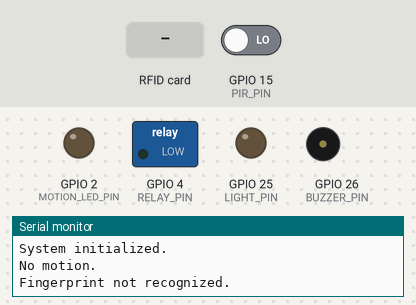
This sketch was run on a simulated ESP32. Shown: switched loads named in the sketch (green lamp = pin HIGH), output pins drawn as LEDs (lit = HIGH), buzzer (waves = sounding, pin HIGH), the last lines printed to the serial monitor. The test bench sets the inputs (shaded band); at power-on: GPIO 15 (PIR_PIN) LOW. WiFi joins after 1.5 s; servers stay silent unless stated.

Above: at 2.7 s.
2.8 s: GPIO 15 (PIR_PIN) driven HIGH
At 4.8 s:
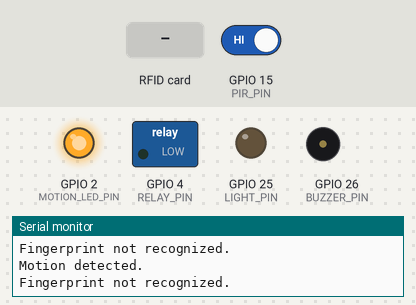
5.1 s: RFID card 13 E5 38 2D held to the reader
At 5.8 s:
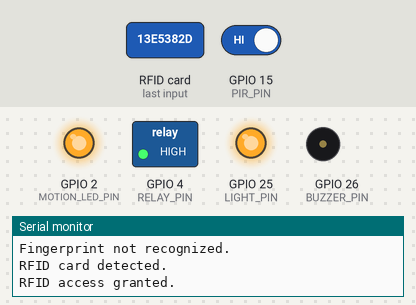
Timing chart, 0 to 12.3 s (numbered marks = the images above; inputs shaded):
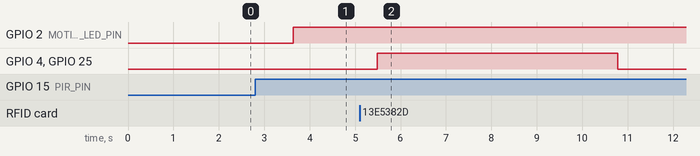

Measured:
- after the input at 2.8 s, GPIO 2 (MOTION_LED_PIN): LOW → HIGH after 0.84 s
- after the input at 5.1 s, GPIO 4 (RELAY_PIN), GPIO 25 (LIGHT_PIN): LOW → HIGH after 0.39 s, → LOW 5.3 s later

The sketch:

Smart_Lock.ino
```cpp
#include <WiFi.h>
#include <Adafruit_Fingerprint.h>
#include <SPI.h>
#include <MFRC522.h>
#include <FirebaseESP32.h>

// Wi-Fi credentials
const char* ssid = "Be Kind P403";
const char* password = "bekindp4033";

// Firebase configuration
#define FIREBASE_HOST "smartlock-684eb.firebaseio.com"
#define FIREBASE_AUTH "WOfqX0Sbf5BlGa55bEU07ux9SwngtlW8S2ycukay"

FirebaseData firebaseData; // Firebase data object

// Pin definitions
#define RELAY_PIN 4
#define LIGHT_PIN 25
#define BUZZER_PIN 26
#define PIR_PIN 15
#define MOTION_LED_PIN 2

// RFID Pin definitions
#define RST_PIN 22
#define SDA_PIN 21
byte validUID[4] = {0x13, 0xE5, 0x38, 0x2D};

// Fingerprint sensor pins
#define MODEM_RX 16
#define MODEM_TX 17
Adafruit_Fingerprint finger = Adafruit_Fingerprint(&Serial2);

// RFID reader
MFRC522 rfid(SDA_PIN, RST_PIN);

void setup() {
  Serial.begin(9600);
  while (!Serial);

  // Connect to Wi-Fi
  connectWiFi();

  // Firebase initialization
  Firebase.begin(FIREBASE_HOST, FIREBASE_AUTH);
  Firebase.reconnectWiFi(true);

  // Initialize fingerprint sensor
  Serial2.begin(57600, SERIAL_8N1, MODEM_RX, MODEM_TX);
  if (finger.verifyPassword()) {
    Serial.println("Fingerprint sensor ready.");
  } else {
    Serial.println("Fingerprint sensor not found!");
    while (1) { delay(1); }
  }

  // Initialize RFID reader
  SPI.begin();
  rfid.PCD_Init();

  // Configure pins
  pinMode(RELAY_PIN, OUTPUT);
  pinMode(LIGHT_PIN, OUTPUT);
  pinMode(BUZZER_PIN, OUTPUT);
  pinMode(PIR_PIN, INPUT);
  pinMode(MOTION_LED_PIN, OUTPUT);

  // Set default pin states
  digitalWrite(RELAY_PIN, LOW);
  digitalWrite(LIGHT_PIN, LOW);
  digitalWrite(BUZZER_PIN, LOW);

  Serial.println("System initialized.");
}

void loop() {
  // Handle motion detection
  handleMotion();

  // Handle fingerprint authentication
  handleFingerprint();

  // Handle RFID authentication
  handleRFID();

  delay(500);  // Delay for stability
}

void connectWiFi() {
  Serial.print("Connecting to Wi-Fi: ");
  Serial.println(ssid);

  WiFi.begin(ssid, password);
  while (WiFi.status() != WL_CONNECTED) {
    delay(500);
    Serial.print(".");
  }

  Serial.println();
  Serial.print("Connected to Wi-Fi! IP Address: ");
  Serial.println(WiFi.localIP());
}

void handleMotion() {
  int motionState = digitalRead(PIR_PIN);
  if (motionState == HIGH) {
    digitalWrite(MOTION_LED_PIN, HIGH);
    Firebase.setString(firebaseData, "/SystemStatus/Motion", "Detected");
    Firebase.setString(firebaseData, "/SystemStatus/MotionLED", "ON");
    Serial.println("Motion detected.");
  } else {
    digitalWrite(MOTION_LED_PIN, LOW);
    Firebase.setString(firebaseData, "/SystemStatus/Motion", "None");
    Firebase.setString(firebaseData, "/SystemStatus/MotionLED", "OFF");
    Serial.println("No motion.");
  }
}

void handleFingerprint() {
  int id = getFingerprintID();
  if (id != -1) {
    Serial.print("Fingerprint ID verified: ");
    Serial.println(id);

    Firebase.setString(firebaseData, "/SystemStatus/Fingerprint/Status", "Verified");
    Firebase.setInt(firebaseData, "/SystemStatus/Fingerprint/ID", id);

    digitalWrite(RELAY_PIN, HIGH);
    digitalWrite(LIGHT_PIN, HIGH);
    Firebase.setString(firebaseData, "/SystemStatus/Relay", "ON");
    Firebase.setString(firebaseData, "/SystemStatus/Light", "ON");

    delay(5000);

    digitalWrite(RELAY_PIN, LOW);
    digitalWrite(LIGHT_PIN, LOW);
    Firebase.setString(firebaseData, "/SystemStatus/Relay", "OFF");
    Firebase.setString(firebaseData, "/SystemStatus/Light", "OFF");
  } else {
    Firebase.setString(firebaseData, "/SystemStatus/Fingerprint/Status", "Not Verified");
    Serial.println("Fingerprint not recognized.");
  }
}

void handleRFID() {
  if (rfid.PICC_IsNewCardPresent() && rfid.PICC_ReadCardSerial()) {
    Serial.println("RFID card detected.");

    String uid = "";
    for (byte i = 0; i < 4; i++) {
      uid += String(rfid.uid.uidByte[i], HEX);
      if (i < 3) uid += " ";
    }
    Firebase.setString(firebaseData, "/SystemStatus/RFID/UID", uid);

    if (isValidCard()) {
      Serial.println("RFID access granted.");
      Firebase.setString(firebaseData, "/SystemStatus/RFID/CardStatus", "Granted");

      digitalWrite(LIGHT_PIN, HIGH);
      digitalWrite(RELAY_PIN, HIGH);
      Firebase.setString(firebaseData, "/SystemStatus/Light", "ON");
      Firebase.setString(firebaseData, "/SystemStatus/Relay", "ON");

      delay(5000);

      digitalWrite(LIGHT_PIN, LOW);
      digitalWrite(RELAY_PIN, LOW);
      Firebase.setString(firebaseData, "/SystemStatus/Light", "OFF");
      Firebase.setString(firebaseData, "/SystemStatus/Relay", "OFF");
    } else {
      Serial.println("RFID access denied.");
      Firebase.setString(firebaseData, "/SystemStatus/RFID/CardStatus", "Denied");

      digitalWrite(BUZZER_PIN, HIGH);
      Firebase.setString(firebaseData, "/SystemStatus/Buzzer", "ON");

      delay(1000);

      digitalWrite(BUZZER_PIN, LOW);
      Firebase.setString(firebaseData, "/SystemStatus/Buzzer", "OFF");
    }

    rfid.PICC_HaltA();
    rfid.PCD_StopCrypto1();
  }
}

int getFingerprintID() {
  int p = finger.getImage();
  if (p != FINGERPRINT_OK) return -1;

  p = finger.image2Tz();
  if (p != FINGERPRINT_OK) return -1;

  p = finger.fingerFastSearch();
  if (p != FINGERPRINT_OK) return -1;

  return finger.fingerID;
}

bool isValidCard() {
  for (byte i = 0; i < 4; i++) {
    if (rfid.uid.uidByte[i] != validUID[i]) {
      return false;
    }
  }
  return true;
}
```
